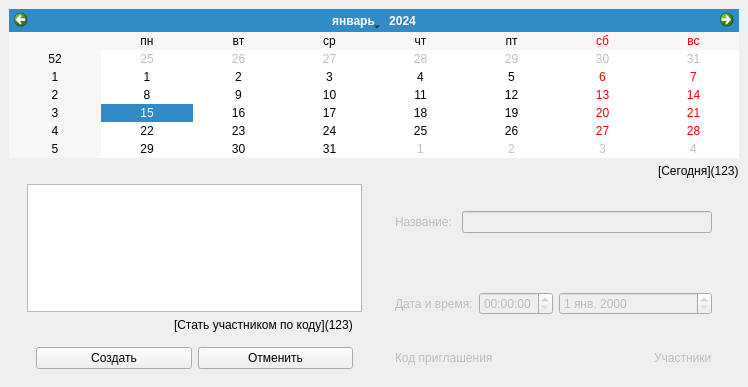
<?xml version="1.0" encoding="UTF-8"?>
<ui version="4.0">
 <class>MainWindow</class>
 <widget class="QMainWindow" name="MainWindow">
  <property name="geometry">
   <rect>
    <x>0</x>
    <y>0</y>
    <width>748</width>
    <height>387</height>
   </rect>
  </property>
  <property name="windowTitle">
   <string>MainWindow</string>
  </property>
  <property name="locale">
   <locale language="Russian" country="Russia"/>
  </property>
  <widget class="QWidget" name="centralwidget">
   <layout class="QVBoxLayout" name="verticalLayout_2">
    <item>
     <widget class="QCalendarWidget" name="calendarWidget">
      <property name="enabled">
       <bool>true</bool>
      </property>
      <property name="locale">
       <locale language="Russian" country="Russia"/>
      </property>
     </widget>
    </item>
    <item alignment="Qt::AlignRight">
     <widget class="QLabel" name="todayEventsLabel">
      <property name="text">
       <string notr="true">[Сегодня](123)</string>
      </property>
      <property name="textFormat">
       <enum>Qt::MarkdownText</enum>
      </property>
     </widget>
    </item>
    <item>
     <widget class="QFrame" name="frame_1">
      <property name="enabled">
       <bool>true</bool>
      </property>
      <property name="frameShape">
       <enum>QFrame::NoFrame</enum>
      </property>
      <layout class="QHBoxLayout" name="horizontalLayout_5">
       <property name="topMargin">
        <number>0</number>
       </property>
       <property name="rightMargin">
        <number>9</number>
       </property>
       <property name="bottomMargin">
        <number>0</number>
       </property>
       <item>
        <widget class="QFrame" name="frame_9">
         <property name="frameShape">
          <enum>QFrame::NoFrame</enum>
         </property>
         <layout class="QVBoxLayout" name="verticalLayout_3">
          <property name="topMargin">
           <number>0</number>
          </property>
          <property name="bottomMargin">
           <number>0</number>
          </property>
          <item>
           <widget class="QListWidget" name="eventList"/>
          </item>
          <item>
           <widget class="QFrame" name="frame_6">
            <property name="sizePolicy">
             <sizepolicy hsizetype="Preferred" vsizetype="Fixed">
              <horstretch>0</horstretch>
              <verstretch>0</verstretch>
             </sizepolicy>
            </property>
            <property name="frameShape">
             <enum>QFrame::NoFrame</enum>
            </property>
            <property name="frameShadow">
             <enum>QFrame::Raised</enum>
            </property>
            <layout class="QHBoxLayout" name="horizontalLayout_4">
             <property name="topMargin">
              <number>0</number>
             </property>
             <property name="rightMargin">
              <number>9</number>
             </property>
             <property name="bottomMargin">
              <number>0</number>
             </property>
             <item alignment="Qt::AlignRight|Qt::AlignVCenter">
              <widget class="QLabel" name="enrollByReferLbl">
               <property name="text">
                <string>[Стать участником по коду](123)</string>
               </property>
               <property name="textFormat">
                <enum>Qt::MarkdownText</enum>
               </property>
              </widget>
             </item>
            </layout>
           </widget>
          </item>
          <item>
           <widget class="QFrame" name="frame_10">
            <property name="frameShape">
             <enum>QFrame::NoFrame</enum>
            </property>
            <layout class="QHBoxLayout" name="horizontalLayout_8">
             <item>
              <widget class="QPushButton" name="newEventBtn">
               <property name="text">
                <string>Создать</string>
               </property>
              </widget>
             </item>
             <item>
              <widget class="QPushButton" name="deleteEventBtn">
               <property name="text">
                <string>Отменить</string>
               </property>
              </widget>
             </item>
            </layout>
           </widget>
          </item>
         </layout>
        </widget>
       </item>
       <item>
        <widget class="QFrame" name="eventCtrlFrame">
         <property name="enabled">
          <bool>false</bool>
         </property>
         <property name="frameShape">
          <enum>QFrame::NoFrame</enum>
         </property>
         <layout class="QVBoxLayout" name="verticalLayout">
          <property name="topMargin">
           <number>0</number>
          </property>
          <property name="bottomMargin">
           <number>9</number>
          </property>
          <item>
           <widget class="QFrame" name="frame_4">
            <property name="frameShape">
             <enum>QFrame::NoFrame</enum>
            </property>
            <layout class="QHBoxLayout" name="horizontalLayout_3">
             <item alignment="Qt::AlignLeft|Qt::AlignVCenter">
              <widget class="QLabel" name="eventNameLbl">
               <property name="enabled">
                <bool>false</bool>
               </property>
               <property name="text">
                <string>Название: </string>
               </property>
              </widget>
             </item>
             <item>
              <widget class="QLineEdit" name="eventName">
               <property name="sizePolicy">
                <sizepolicy hsizetype="Expanding" vsizetype="Fixed">
                 <horstretch>0</horstretch>
                 <verstretch>0</verstretch>
                </sizepolicy>
               </property>
              </widget>
             </item>
            </layout>
           </widget>
          </item>
          <item>
           <widget class="QFrame" name="frame_5">
            <property name="frameShape">
             <enum>QFrame::NoFrame</enum>
            </property>
            <layout class="QHBoxLayout" name="horizontalLayout_2">
             <item alignment="Qt::AlignLeft|Qt::AlignVCenter">
              <widget class="QLabel" name="eventDTLbl">
               <property name="enabled">
                <bool>false</bool>
               </property>
               <property name="text">
                <string>Дата и время:</string>
               </property>
              </widget>
             </item>
             <item>
              <widget class="QTimeEdit" name="eventTime"/>
             </item>
             <item>
              <widget class="QDateEdit" name="eventDate">
               <property name="sizePolicy">
                <sizepolicy hsizetype="Expanding" vsizetype="Fixed">
                 <horstretch>0</horstretch>
                 <verstretch>0</verstretch>
                </sizepolicy>
               </property>
               <property name="locale">
                <locale language="Russian" country="Russia"/>
               </property>
              </widget>
             </item>
            </layout>
           </widget>
          </item>
          <item>
           <widget class="QFrame" name="frame">
            <property name="sizePolicy">
             <sizepolicy hsizetype="Preferred" vsizetype="Fixed">
              <horstretch>0</horstretch>
              <verstretch>0</verstretch>
             </sizepolicy>
            </property>
            <property name="frameShape">
             <enum>QFrame::NoFrame</enum>
            </property>
            <property name="frameShadow">
             <enum>QFrame::Raised</enum>
            </property>
            <layout class="QHBoxLayout" name="horizontalLayout">
             <property name="topMargin">
              <number>3</number>
             </property>
             <property name="rightMargin">
              <number>9</number>
             </property>
             <property name="bottomMargin">
              <number>4</number>
             </property>
             <item alignment="Qt::AlignLeft|Qt::AlignVCenter">
              <widget class="QLabel" name="viewReferLbl">
               <property name="text">
                <string>Код приглашения</string>
               </property>
               <property name="textFormat">
                <enum>Qt::MarkdownText</enum>
               </property>
              </widget>
             </item>
             <item alignment="Qt::AlignRight|Qt::AlignVCenter">
              <widget class="QLabel" name="viewParticipantsLbl">
               <property name="text">
                <string>Участники</string>
               </property>
               <property name="textFormat">
                <enum>Qt::MarkdownText</enum>
               </property>
              </widget>
             </item>
            </layout>
           </widget>
          </item>
         </layout>
        </widget>
       </item>
      </layout>
     </widget>
    </item>
   </layout>
  </widget>
 </widget>
 <resources/>
 <connections/>
</ui>
